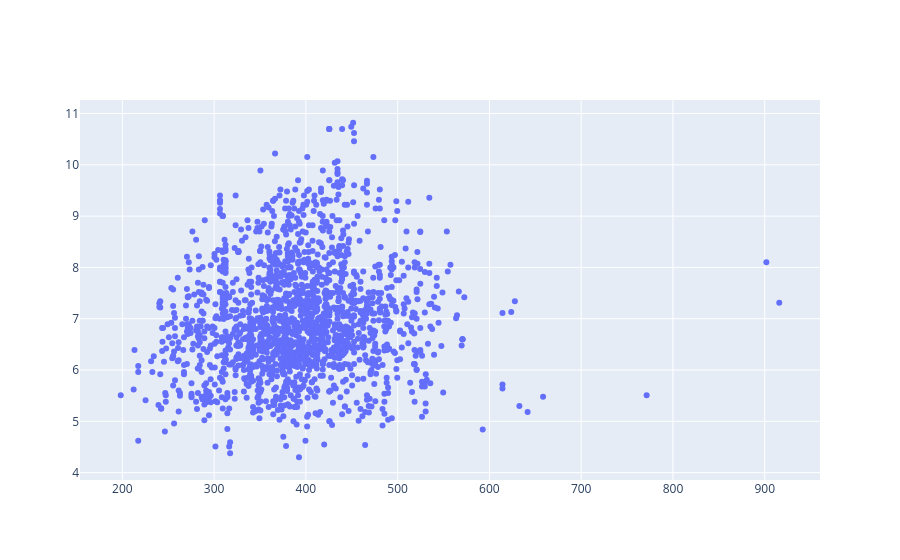

The notebook cell this image was saved under:
### Markdown cell above
### Plotly.go scatter

### Code cell
import plotly.graph_objects as go

data1 = go.Scatter(x=df['Molecular Weight'], 
                    y=df['pChEMBL Value'],
                    mode='markers',
                    # fill='Murcko_generic_SMILES'
                    )
go.Figure(data1)

### Figure 1 — Plotly figure (JSON) as saved in the notebook; plotly's stock layout.template omitted (floating-point values rounded to 4 significant figures; data arrays with more than 128 entries replaced by an {"elided": "..."} marker saying what was removed)
{"data": [{"mode": "markers", "type": "scatter", "x": {"elided": "1811 float values"}, "y": {"elided": "1811 float values"}}], "layout": {"autosize": true, "xaxis": {"autorange": true, "range": [155.6, 958.4], "type": "linear"}, "yaxis": {"autorange": true, "range": [3.822, 11.3], "type": "linear"}}}
